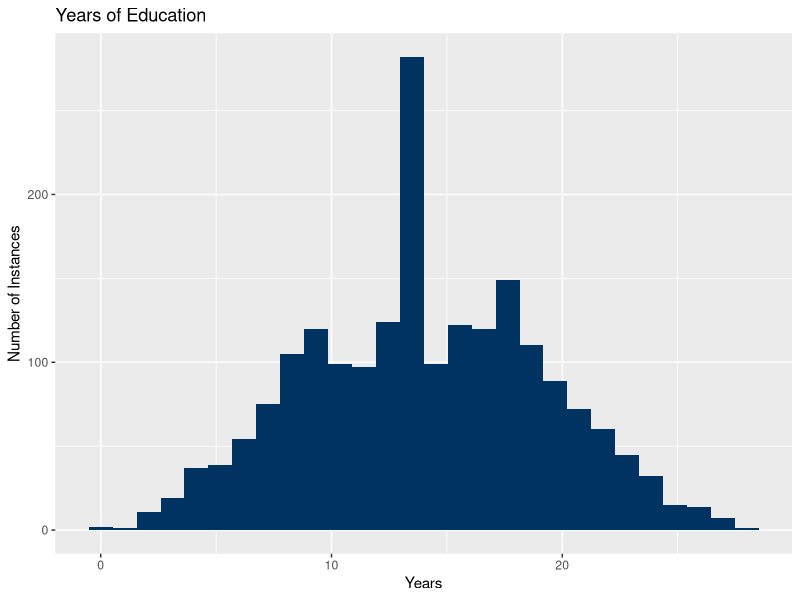
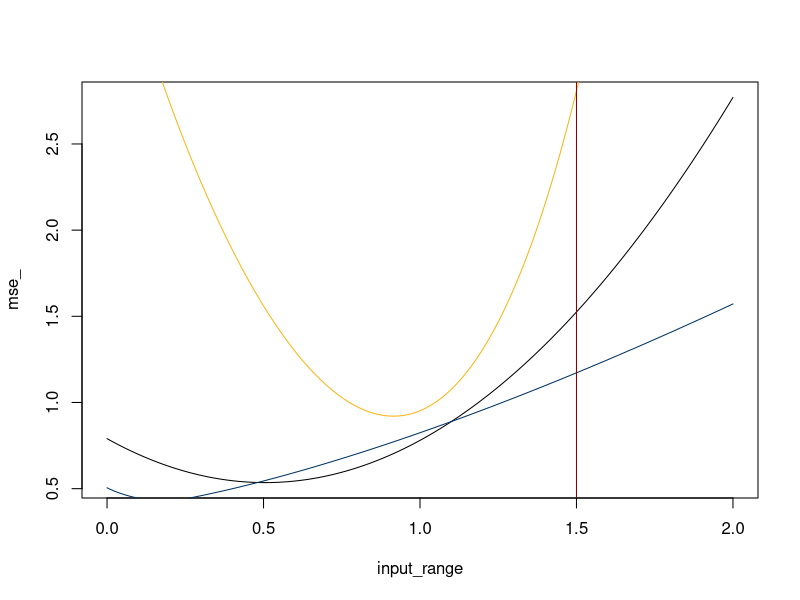

Recreate these plots in R, in order.
## ---- chunk 1
library(tidyverse)
## ---- chunk 2
set.seed(1)

population_education <- sample(
  x    = 0:28, 
  size = 2000, 
  replace = TRUE, 
  prob = ((c(1:10, rep(10, 8), 11:1))^2 / sum((29:1)^2))
  ## pretty fancy probability distribution, eh? ^^ 
)

ggplot() + 
  aes(x=population_education) + 
  geom_histogram(bins = 28, fill = '#003262') + 
  labs(
    title = 'Years of Education', 
    x     = 'Years', 
    y     = 'Number of Instances')
## ---- chunk 3
## For a fair die, we know that the pmf is: 
##  $f(x) = 1/6$ for x in {1,2,3,4,5,6}. 
## The $E[X]$ is therefore 1/6*(1+2+3+4+5+6) = 3.5.
## ---- chunk 4
die <- data.frame(
    value = 'fill this in',
    prob  = 'fill this in'
  )
## ---- chunk 5
variance_function <- function(die) { 
  ## fill this in
  mu = 'fill this in'   ## you should index to the correct column
  var = 'fill this in'  ## for each, and use the correct function
  
  return(var)
}

variance_function(die)
## ---- chunk 6
pdf_func <- function(x) { 
  3*(x - (2*x^2) + x^3)/2
}
## ---- chunk 7
input_range <- seq(from=0, to=2, by=0.01)

mean_absolute_error <- Vectorize(
  function(c) { 
    x_values <- pdf_func(input_range)
    mae_     <- mean(abs(x_values - c))
    }
)

mean_square_error <- Vectorize(
  function(c) { 
    x_values <- pdf_func(input_range)
    mse_     <- mean((x_values - c)^2)
    return(mse_)
  }
)

mean_cubic_error <- Vectorize(
  function(c) { 
    x_values <- pdf_func(input_range) 
    mce_     <- mean((x_values - c)^3)
    }
)

mean_quadratic_error <- Vectorize(
  function(c) { 
    x_values <- pdf_func(input_range)
    mqe_     <- mean((x_values - c)^4)
    return(mqe_)
  }
)

mean_power_error <- Vectorize(
  function(c, power) { 
    x_values <- pdf_func(input_range)
    m_power_e_     <- mean((x_values - c)^power)
    return(m_power_e_)
    }
)

mae_ <- mean_absolute_error(
  c = input_range
)
mse_ <- mean_square_error(
  c = input_range
  )
mce_ <- mean_cubic_error(
  c = input_range
)
mqe_ <- mean_quadratic_error(
  c = input_range
)

plot(
  x = input_range,
  y = mse_,
  type = 'l'
)
lines(
  x = input_range, 
  y = mae_, 
  type = 'l', 
  col = '#003262'
)
lines(
  x = input_range, 
  y = mqe_, 
  type = 'l', 
  col = '#FDB515'
)
# lines(
#   x = input_range, 
#   y = mce_, 
#   type = 'l', 
#   col = '#FDB515'
# )
abline(v=1.5, col = 'darkred')
## ---- chunk 8
optim(
  par = 0, 
  fn = mean_square_error, 
  method = 'Brent', 
  lower = 0, upper = 2
)
